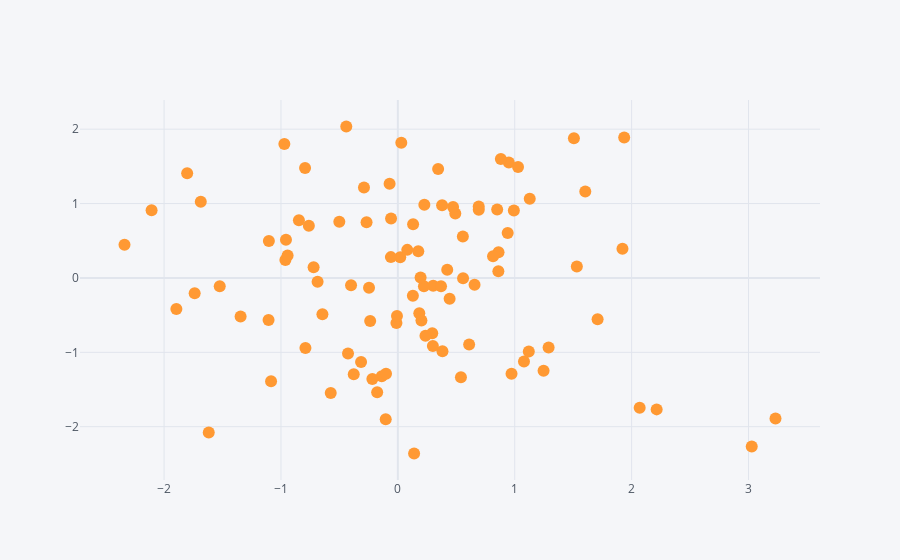

Notebook code for this chart:
### Code cell
df.iplot(x ='A',y='B', mode='markers')
